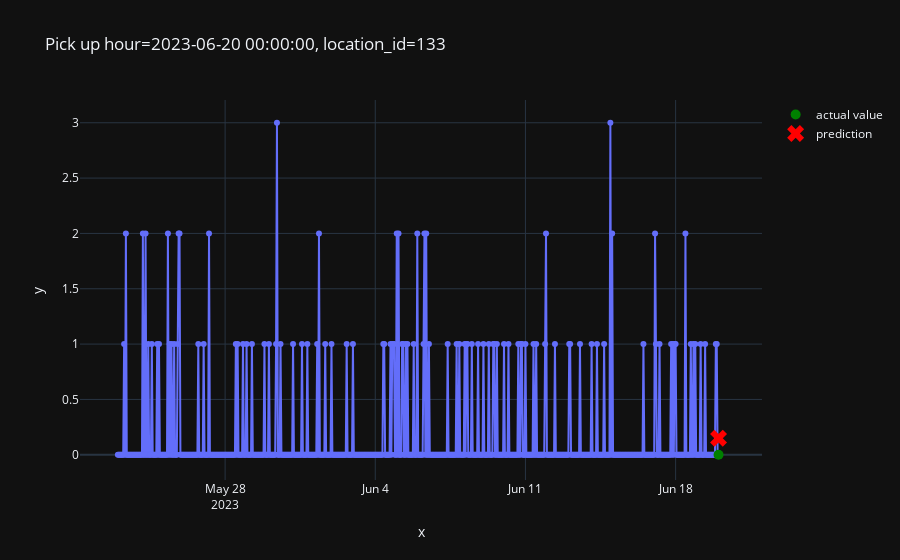

Here is the notebook cell this chart was saved with:
### Code cell
plot_one_sample(
    example_id=3979,
    features=X_test,
    targets=y_test,
    predictions=pd.Series(predictions)
)

### Figure 1 — Plotly figure (JSON) as saved in the notebook; plotly's stock layout.template omitted (floating-point values rounded to 4 significant figures; data arrays with more than 128 entries replaced by an {"elided": "..."} marker saying what was removed)
{"data": [{"hovertemplate": "x=%{x}<br>y=%{y}<extra></extra>", "legendgroup": "", "line": {"color": "#636efa", "dash": "solid"}, "marker": {"symbol": "circle"}, "mode": "markers+lines", "name": "", "orientation": "v", "showlegend": false, "type": "scatter", "x": {"elided": "673 str values"}, "xaxis": "x", "y": {"elided": "673 int values"}, "yaxis": "y"}, {"line": {"color": "green"}, "marker": {"size": 10}, "mode": "markers", "name": "actual value", "type": "scatter", "x": ["2023-06-20T00:00:00"], "y": [0]}, {"line": {"color": "red"}, "marker": {"size": 15, "symbol": "x"}, "mode": "markers", "name": "prediction", "type": "scatter", "x": ["2023-06-20T00:00:00"], "y": [0.1483]}], "layout": {"legend": {"tracegroupgap": 0}, "title": {"text": "Pick up hour=2023-06-20 00:00:00, location_id=133"}, "xaxis": {"anchor": "y", "domain": [0, 1], "title": {"text": "x"}}, "yaxis": {"anchor": "x", "domain": [0, 1], "title": {"text": "y"}}}}
